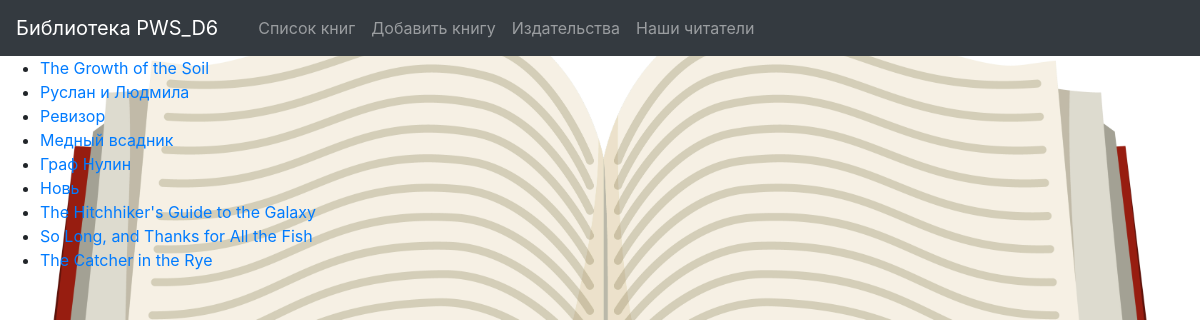
/book/, run on the app's committed database.
### p_library/models.py (models this page shows, shortened)
class Book(models.Model):
    ISBN = models.CharField(max_length=13)
    title = models.TextField()
    cover = models.ImageField(upload_to='images', height_field='cover_height', width_field='cover_width', max_length=100)
    cover_height = models.PositiveIntegerField()
    cover_width = models.PositiveIntegerField()
    description = models.TextField()
    year_release = models.SmallIntegerField()
    author = models.ForeignKey(Author, on_delete=models.CASCADE)
    publisher = models.ForeignKey(Publisher, null=True, on_delete=models.SET_NULL)
    price = models.DecimalField(max_digits=6, decimal_places=2)
    copy_count = models.PositiveSmallIntegerField(default=1)
    reader = models.ForeignKey(
        'Reader', on_delete=models.SET_NULL,
        null=True, blank=True,
        default='',
        related_name='get_book')

### p_library/views.py (the view)
# urls.py: path('book/', BookRead.as_view(), name='book_list'),
class BookRead(ListView):
    model = Book
    template_name = 'book_list.html'

### p_library/templates/book_list.html (shortened to what this page needs)
{% extends 'base.html' %}
{% block content%}
	<ul>
		{% for book in object_list %}
		    <li><a href="{{book.id}}/">{{ book.title }}</a></li>
		{% endfor %}
	</ul>
{% endblock %}

### static/css/style.css (style rules this page uses)
body { background: url('./img/back.jpg'); background-size: cover; }

### data on the page
Book: title "The Growth of the Soil"
Book: title "Руслан и Людмила"
Book: title "Ревизор"
Book: title "Медный всадник"
Book: title "Граф Нулин"
Book: title "Новь"
Book: title "The Hitchhiker's Guide to the Galaxy"
Book: title "So Long, and Thanks for All the Fish"
Book: title "The Catcher in the Rye"
